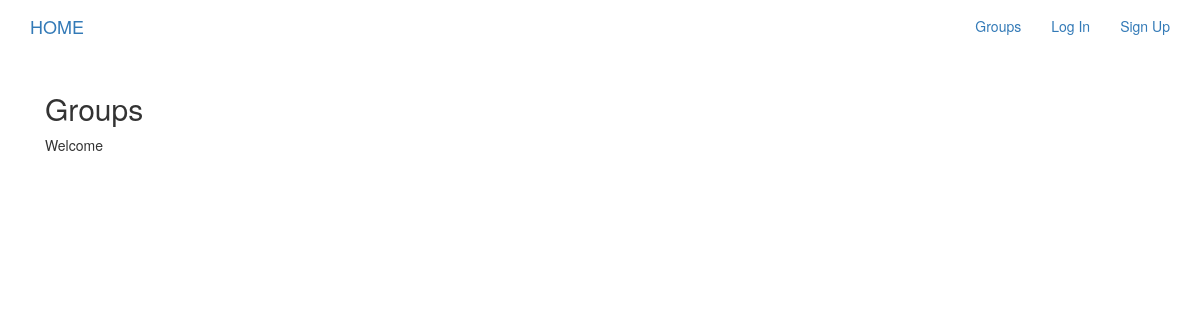
Before: /groups/ with the older database file.
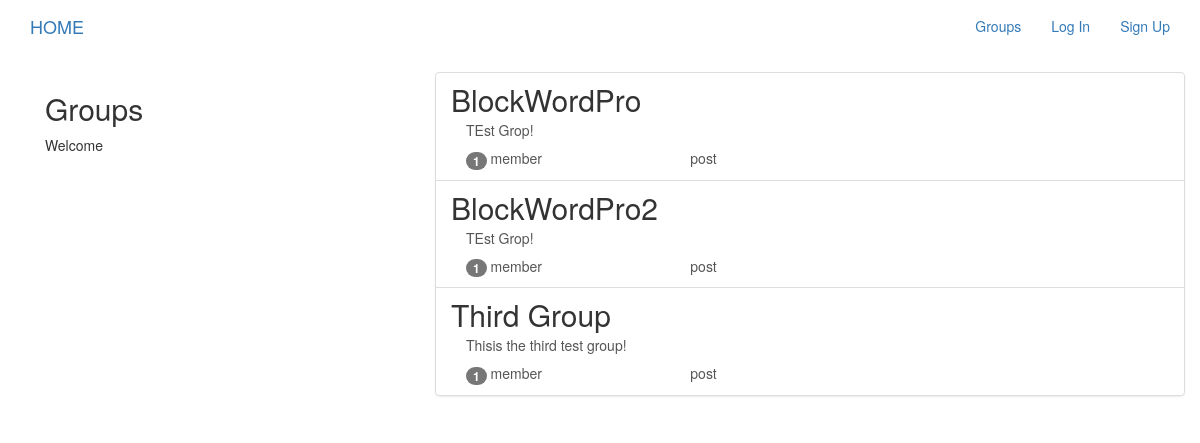
After: the same page with the newer database file.
### groups/models.py (models this page shows, shortened)
class Group(models.Model):
    name = models.CharField(max_length=255, unique=True)
    slug = models.SlugField(allow_unicode=True, unique=True)
    description = models.TextField(blank=True, default='')
    description_html = models.TextField(editable=False, default='', blank=True)
    members = models.ManyToManyField(User, through='GroupMember')
    class Meta:
        ordering = ['name']

### groups/views.py (the view)
# urls.py: urlpatterns = [  path('', views.ListGroups.as_view(), name='all'),
class ListGroups(generic.ListView):
    model = Group

### groups/templates/groups/group_list.html (shortened to what this page needs)
{% extends 'groups/group_base.html'%}
{% block pregroup %}
<div class="col-md-4">
  <div class="content">
    <h2>Groups</h2>
    <p>Welcome</p>
  </div>
</div>
{% endblock %}
{% block group_content %}
<div class="col-md-8">
  <div class="list-group">
    {% for group in object_list %}
      <a class="list-group-item" href="{% url 'groups:single' slug=group.slug %}">
        <h2 class="title list-group-item-heading">{{group.name}}</h2>
        <div class="list-group-item-text container-fluid">
          {{group.description_html|safe}}
          <div class="row">
            <div class="col-md-4">
              <span class="badge">{{group.members.count}}</span>
              member{{group.members.clount|pluralize}}
            </div>
            <div class="cold-md-4">
              post{{group.post.count|pluralize}}
            </div>
          </div>
        </div>
      </a>
    {% endfor %}
  </div>
</div>
{% endblock %}

### groups/templates/groups/group_base.html (shortened to what this page needs)
{% extends 'base.html' %}
{% block content %}
<div class="container">
  <div class="row">
    {% block pregroup %}     {% endblock %}
    {% block group_content %} {% endblock %}
  </div>
</div>
{% endblock %}

### templates/base.html (shortened to what this page needs)
<!DOCTYPE html>
{% load staticfiles %}
<html lang="en" dir="ltr">
  <head>
    <link rel="stylesheet" href="https://stackpath.bootstrapcdn.com/bootstrap/3.4.1/css/bootstrap.min.css">
    <link rel="stylesheet" href="https://stackpath.bootstrapcdn.com/bootstrap/3.4.1/css/bootstrap-theme.min.css">
    <link rel="stylesheet" href="//cdn.jsdelivr.net/npm/medium-editor@latest/dist/css/medium-editor.min.css" type="text/css" media="screen" charset="utf-8">
    <link rel="stylesheet" href="{% static 'SoClone/css/master.css'%}">
  </head>
  <body>
    <nav class="navbar mynav" role='navigation' id='navbar'>
      <div class="container">
        <a class="navbar-brand mynav" href="{% url 'home' %}">HOME </a>
        <ul class="nav navbar-nav navbar-right">
          {% if user.is_authenticated %}
            <li> <a href="{% url 'posts:create' %}">Post</a> </li>
            <li> <a href="{% url 'groups:all' %}">Groups</a> </li>
            <li> <a href="{% url 'groups:create' %}">Create Group</a> </li>
            <li> <a href="{% url 'accounts:logout' %}">Logout</a> </li>
          {% else %}
            <li> <a href="{% url 'groups:all' %}">Groups</a> </li>
            <li> <a href="{% url 'accounts:login' %}">Log In</a> </li>
            <li> <a href="{% url 'accounts:signup' %}">Sign Up</a> </li>
          {% endif %}
        </ul>
      </div>
    </nav>
    <div class="container mycontainer">
      {% block content %}
      {% endblock %}
    </div>
  </body>
</html>

Changed rows visible on the page:
added Group: name "BlockWordPro", description_html "TEst Grop!", members.count "1"
added Group: name "BlockWordPro2", description_html "TEst Grop!", members.count "1"
added Group: name "Third Group", description_html "Thisis the third test group!", members.count "1"
